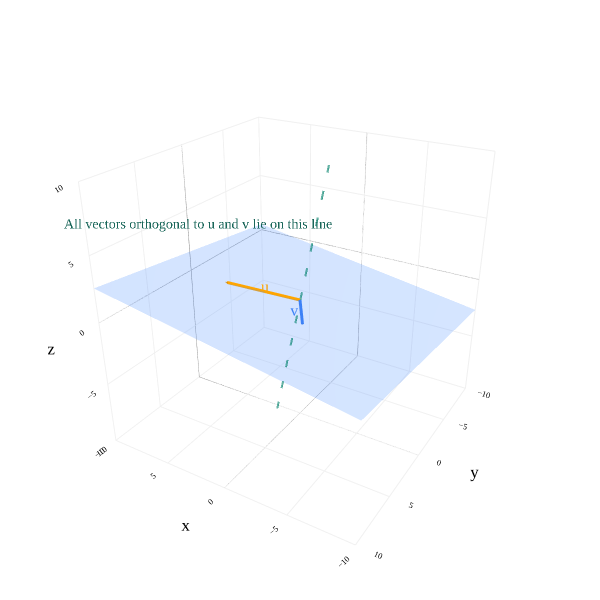

Notebook code for this chart:
### Markdown cell above
If the plane they span is to be in standard form, it must be of the form $ax + by + cz + d = 0$. We know that the plane they span must contain the origin, $(0, 0, 0)$, which comes from the fact that the span of any two vectors must contain the origin (created by $0{\color{orange} \vec u} + 0{\color{#3d81f6} \vec v} = \vec 0$). This tells us $d = 0$.

So, I'm searching for a plane of the form $ax + by + cz = 0$. Plugging in $\color{orange} \vec u = \begin{bmatrix} u_1 \\ u_2 \\ u_3 \end{bmatrix}$ tells me that $a$, $b$, and $c$ must satisfy

$$a{\color{orange} u_1} + b{\color{orange} u_2} + c{\color{orange} u_3} = 0$$

Similarly, $a$, $b$, and $c$ must also satisfy

$$a{\color{#3d81f6} v_1} + b{\color{#3d81f6} v_2} + c{\color{#3d81f6} v_3} = 0$$

Look closely. The left-hand side of both equations looks a lot like the dot product of $\begin{bmatrix} a \\ b \\ c \end{bmatrix}$ with each of $\color{orange} \vec u$ and $\color{#3d81f6} \vec v$. Since those dot products must both be 0 (coming from the right-hand side of each equation), we're really just looking for a vector $\begin{bmatrix} a \\ b \\ c \end{bmatrix}$ that's orthogonal to both $\color{orange} \vec u$ and $\color{#3d81f6} \vec v$.

There are infinitely many vectors orthogonal to a particular pair of vectors $\color{orange} \vec u$ and $\color{#3d81f6} \vec v$, meaning there are infinitely many possible values of $a$, $b$, and $c$ that satisfy the above equations. (There are more equations than unknowns.) 

But, one property that all of these vectors share is that they all point in the same direction – if $\begin{bmatrix} a \\ b \\ c \end{bmatrix}$ is orthogonal to $\color{orange} \vec u$ and $\color{#3d81f6} \vec v$, then so is any non-zero scalar multiple of $\begin{bmatrix} a \\ b \\ c \end{bmatrix}$.

### Code cell
from utils import plot_vectors
import numpy as np
import plotly.graph_objects as go

v1 = (5, 2, 1)
v2 = (-2, 3, 0)

fig = plot_vectors([(v1, "orange", r"u"), 
                    (v2, "#3d81f6", r"v"),
                    ], show_axis_labels=True, vdeltax=1, vdeltay=1)

# Add the plane spanned by v1 and v2
plane_extent = 20
num_points = 3

s_range = np.linspace(-plane_extent, plane_extent, num_points)
t_range = np.linspace(-plane_extent, plane_extent, num_points)
s_grid, t_grid = np.meshgrid(s_range, t_range)

plane_x = s_grid * v1[0] + t_grid * v2[0]
plane_y = s_grid * v1[1] + t_grid * v2[1]
plane_z = s_grid * v1[2] + t_grid * v2[2]

fig.add_trace(go.Surface(
    x=plane_x,
    y=plane_y,
    z=plane_z,
    opacity=0.8,
    colorscale=[[0, 'rgba(61,129,246,0.3)'], [1, 'rgba(61,129,246,0.3)']],
    showscale=False,
))

# Compute the cross product of v1 and v2
v1_arr = np.array(v1)
v2_arr = np.array(v2)
cross = np.cross(v1_arr, v2_arr)

# Draw the line spanned by the cross product through the origin as a dotted line
line_extent = 10
line_points = np.linspace(-line_extent, line_extent, 2)
line_x = line_points * cross[0]
line_y = line_points * cross[1]
line_z = line_points * cross[2]

fig.add_trace(
    go.Scatter3d(
        x=line_x,
        y=line_y,
        z=line_z,
        mode="lines",
        line=dict(color="rgba(0,77,64,0.6)", width=3, dash="dot"),
        showlegend=False,
        hoverinfo="skip"
    ),
)
# Add annotation at the midpoint of the line in the same color
mid_idx = len(line_points) // 2
fig.add_trace(
    go.Scatter3d(
        x=[5],y=[5],z=[5],
        mode="text",
        text=["All vectors orthogonal to u and v lie on this line"],
        textposition="top center",
        textfont=dict(color="rgba(0,77,64,0.9)", size=14),
        showlegend=False,
        hoverinfo="skip"
    )
)

fig.update_xaxes(
    scaleanchor="y",
    scaleratio=1,
    tickvals=np.arange(-10, 10, 1)
)

fig.update_yaxes(
    scaleanchor="x",
    scaleratio=1,
    tickvals=np.arange(-10, 10, 1)
)

fig.update_layout(
    scene=dict(
        xaxis=dict(range=[-10, 10]),
        yaxis=dict(range=[-10, 10]),
        zaxis=dict(range=[-10, 10]),
        aspectmode='cube',
    ),
    width=600,
    height=600,
    scene_camera=dict(
        eye=dict(x=-1.2, y=2, z=1.2)
    ),
)

fig.show()

### Figure 1 — Plotly figure (JSON) as saved in the notebook; plotly's stock layout.template omitted (floating-point values rounded to 4 significant figures)
{"data": [{"hovertemplate": "(%{x}, %{y}, %{z})<extra></extra>", "line": {"color": "orange", "width": 6}, "mode": "lines", "showlegend": false, "type": "scatter3d", "x": [0, 5], "y": [0, 2], "z": [0, 1]}, {"colorscale": [[0, "orange"], [1, "orange"]], "hoverinfo": "skip", "showlegend": false, "showscale": false, "sizemode": "raw", "sizeref": 0.4, "type": "cone", "u": [0.5], "v": [0.2], "w": [0.1], "x": [5], "y": [2], "z": [1]}, {"hoverinfo": "skip", "mode": "text", "showlegend": false, "text": ["u"], "textfont": {"color": "orange", "family": "Palatino", "size": 16}, "textposition": "middle center", "type": "scatter3d", "x": [2.686], "y": [0.5358], "z": [0.5]}, {"hovertemplate": "(%{x}, %{y}, %{z})<extra></extra>", "line": {"color": "#3d81f6", "width": 6}, "mode": "lines", "showlegend": false, "type": "scatter3d", "x": [0, -2], "y": [0, 3], "z": [0, 0]}, {"colorscale": [[0, "#3d81f6"], [1, "#3d81f6"]], "hoverinfo": "skip", "showlegend": false, "showscale": false, "sizemode": "raw", "sizeref": 0.4, "type": "cone", "u": [-0.2], "v": [0.3], "w": [0], "x": [-2], "y": [3], "z": [0]}, {"hoverinfo": "skip", "mode": "text", "showlegend": false, "text": ["v"], "textfont": {"color": "#3d81f6", "family": "Palatino", "size": 16}, "textposition": "middle center", "type": "scatter3d", "x": [-0.584], "y": [1.777], "z": [0]}, {"colorscale": [[0, "rgba(61,129,246,0.3)"], [1, "rgba(61,129,246,0.3)"]], "opacity": 0.8, "showscale": false, "type": "surface", "x": [[-60.0, 40.0, 140.0], [-100.0, 0.0, 100.0], [-140.0, -40.0, 60.0]], "y": [[-100.0, -60.0, -20.0], [-40.0, 0.0, 40.0], [20.0, 60.0, 100.0]], "z": [[-20.0, 0.0, 20.0], [-20.0, 0.0, 20.0], [-20.0, 0.0, 20.0]]}, {"hoverinfo": "skip", "line": {"color": "rgba(0,77,64,0.6)", "dash": "dot", "width": 3}, "mode": "lines", "showlegend": false, "type": "scatter3d", "x": [30.0, -30.0], "y": [20.0, -20.0], "z": [-190.0, 190.0]}, {"hoverinfo": "skip", "mode": "text", "showlegend": false, "text": ["All vectors orthogonal to u and v lie on this line"], "textfont": {"color": "rgba(0,77,64,0.9)", "size": 14}, "textposition": "top center", "type": "scatter3d", "x": [5], "y": [5], "z": [5]}], "layout": {"font": {"color": "black", "family": "Palatino", "size": 14}, "height": 600, "margin": {"b": 0, "l": 0, "r": 0, "t": 0}, "paper_bgcolor": "white", "plot_bgcolor": "white", "scene": {"aspectmode": "cube", "aspectratio": {"x": 1.2, "y": 1.2, "z": 0.8}, "bgcolor": "white", "camera": {"eye": {"x": -1.2, "y": 2, "z": 1.2}}, "xaxis": {"backgroundcolor": "white", "gridcolor": "#f0f0f0", "range": [-10, 10], "showbackground": true, "tickfont": {"size": 10}, "title": {"text": "x"}, "zerolinecolor": "gray"}, "yaxis": {"backgroundcolor": "white", "gridcolor": "#f0f0f0", "range": [-10, 10], "showbackground": true, "tickfont": {"size": 10}, "title": {"text": "y"}, "zerolinecolor": "gray"}, "zaxis": {"backgroundcolor": "white", "gridcolor": "#f0f0f0", "range": [-10, 10], "showbackground": true, "tickfont": {"size": 10}, "title": {"text": "z"}, "zerolinecolor": "gray"}}, "width": 600, "xaxis": {"scaleanchor": "y", "scaleratio": 1, "tickvals": [-10, -9, -8, -7, -6, -5, -4, -3, -2, -1, 0, 1, 2, 3, 4, 5, 6, 7, 8, 9]}, "yaxis": {"scaleanchor": "x", "scaleratio": 1, "tickvals": [-10, -9, -8, -7, -6, -5, -4, -3, -2, -1, 0, 1, 2, 3, 4, 5, 6, 7, 8, 9]}}}
